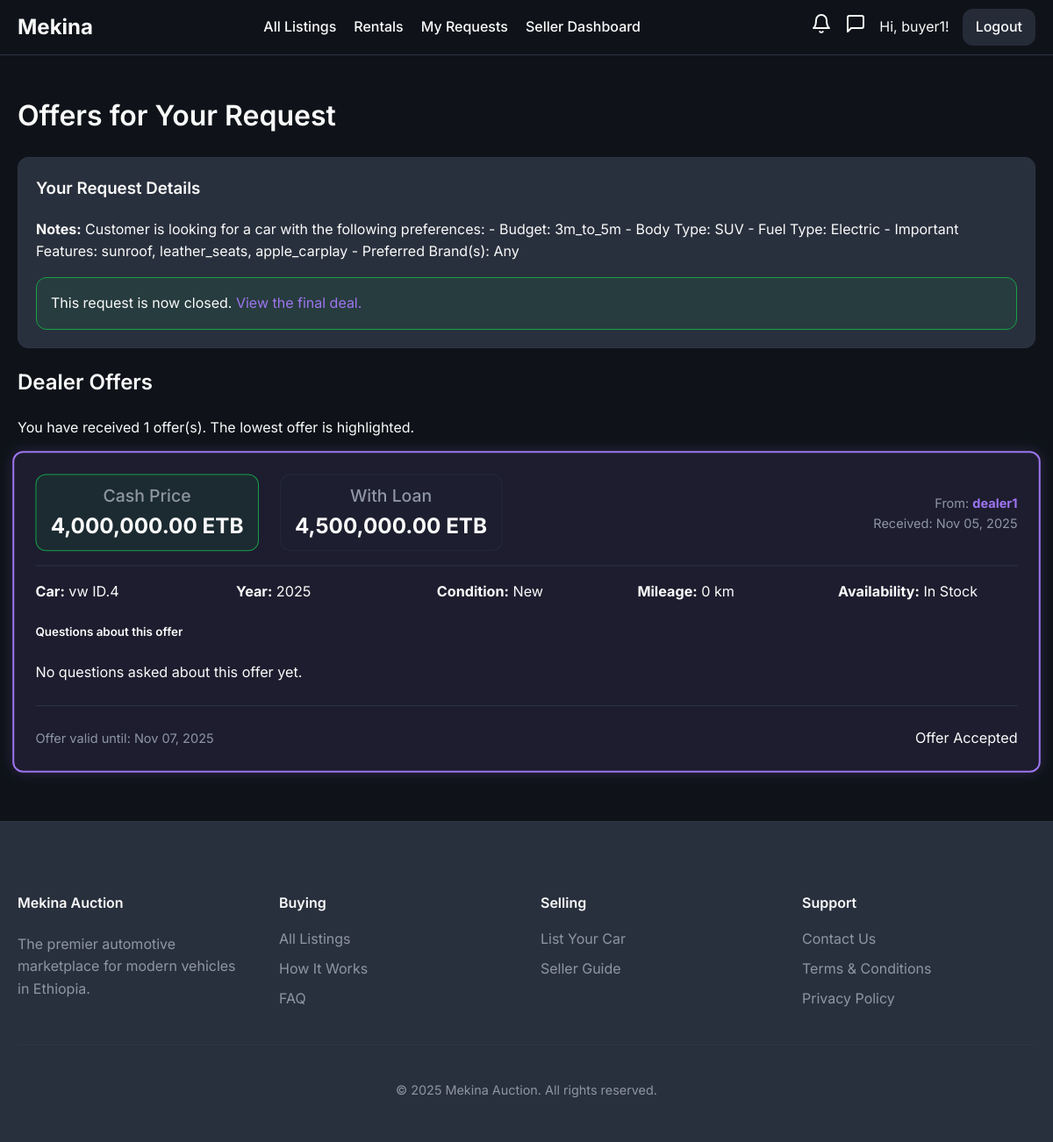
Screenshot of /requests/17?notification_id=82 (signed in) with the database file from the repository.
### models/user.py (models this page shows, shortened)
class User(UserMixin, db.Model):
    id = db.Column(db.Integer, primary_key=True)
    username = db.Column(db.String(64), index=True, unique=True, nullable=False)
    email = db.Column(db.String(120), index=True, unique=True, nullable=False)
    phone_number = db.Column(db.String(20), nullable=True)
    password_hash = db.Column(db.String(128))
    is_admin = db.Column(db.Boolean, default=False)
    is_dealer = db.Column(db.Boolean, default=False)
    is_rental_company = db.Column(db.Boolean, default=False)
    is_verified = db.Column(db.Boolean, default=False) # For verified dealers
    points = db.Column(db.Integer, nullable=False, default=5) # Points for dealers to bid
    cars = db.relationship('Car', backref='owner', lazy='dynamic')
    bids = db.relationship('Bid', backref='bidder', lazy='dynamic')
    dealer_bids = db.relationship('DealerBid', backref='dealer', lazy='dynamic')
    car_requests = db.relationship('CarRequest', backref='customer', lazy='dynamic')
    ratings_given = db.relationship('DealerRating', foreign_keys='DealerRating.buyer_id', back_populates='buyer', lazy='dynamic')
    ratings_received = db.relationship('DealerRating', foreign_keys='DealerRating.dealer_id', back_populates='dealer', lazy='dynamic')

### models/car_request.py (models this page shows)
class CarRequest(db.Model):
    __tablename__ = 'car_requests'
    id = db.Column(db.Integer, primary_key=True)
    make = db.Column(db.String(64), nullable=True)
    model = db.Column(db.String(64), nullable=True)
    min_year = db.Column(db.Integer, nullable=True)
    max_mileage = db.Column(db.Integer, nullable=True)
    notes = db.Column(db.Text, nullable=True)
    status = db.Column(db.String(20), default='active', nullable=False) # e.g., active, completed, expired
    created_at = db.Column(db.DateTime, default=datetime.utcnow)
    user_id = db.Column(db.Integer, db.ForeignKey('user.id'), nullable=False)
    dealer_bids = db.relationship('DealerBid', foreign_keys='DealerBid.request_id', backref='car_request', lazy='dynamic', cascade="all, delete-orphan")
    accepted_bid_id = db.Column(db.Integer, db.ForeignKey('dealer_bid.id', use_alter=True, name='fk_car_requests_accepted_bid_id'), nullable=True)
    accepted_bid = db.relationship('DealerBid', foreign_keys=[accepted_bid_id])

### models/dealer_bid.py (models this page shows, shortened)
class DealerBid(db.Model):
    id = db.Column(db.Integer, primary_key=True)
    price = db.Column(db.Float, nullable=False)
    price_with_loan = db.Column(db.Float, nullable=True)
    timestamp = db.Column(db.DateTime, index=True, default=datetime.utcnow)
    status = db.Column(db.String(20), nullable=False, default='pending') # e.g., pending, accepted, rejected
    make = db.Column(db.String(64), nullable=False)
    model = db.Column(db.String(64), nullable=False)
    availability = db.Column(db.String(50), nullable=False)
    car_year = db.Column(db.Integer, nullable=False)
    mileage = db.Column(db.Integer, nullable=False)
    condition = db.Column(db.String(50), nullable=False)
    extras = db.Column(db.Text, nullable=True)
    valid_until = db.Column(db.Date, nullable=False)
    message = db.Column(db.Text, nullable=True)
    dealer_id = db.Column(db.Integer, db.ForeignKey('user.id'), nullable=False)
    request_id = db.Column(db.Integer, db.ForeignKey('car_requests.id'), nullable=False)
    deal = db.relationship('Deal', backref='accepted_bid', uselist=False, foreign_keys='Deal.accepted_bid_id')

### routes/request.py (the view)
@request_bp.route('/<int:request_id>')
@login_required
@mark_notification_as_read
def request_detail(request_id):
    car_request = CarRequest.query.get_or_404(request_id)
    if car_request.user_id != current_user.id and not current_user.is_admin:
        abort(403)
    bids = car_request.dealer_bids.order_by(DealerBid.price.asc()).all()
    question_form = RequestQuestionForm()
    return render_template('request_detail.html', car_request=car_request, bids=bids, question_form=question_form)

### routes/main.py (called while the page is built)
def mark_notification_as_read(f):
    @wraps(f)
    def decorated_function(*args, **kwargs):
        notification_id = request.args.get('notification_id', type=int)
        if notification_id and current_user.is_authenticated:
            notification = Notification.query.filter_by(id=notification_id, user_id=current_user.id).first()
            if notification and not notification.is_read:
                notification.is_read = True
                db.session.commit()
        return f(*args, **kwargs)
    return decorated_function

### templates/request_detail.html (shortened to what this page needs)
{% extends "base.html" %}
{% from "_macros.html" import offer_card %}
{% block content %}
    <h1>Offers for Your Request</h1>
    <div class="question-context">
        <h3>Your Request Details</h3>
        <p><strong>Notes:</strong> {{ car_request.notes or 'None' }}</p>
        {% if car_request.status != 'active' and car_request.accepted_bid %}
            <div class="status-closed" style="margin-top: 1rem; padding: 1rem; background-color: hsl(var(--success)/0.1); border: 1px solid hsl(var(--success)); border-radius: var(--radius);">
                This request is now closed. <a href="{{ url_for('request.deal_summary', deal_id=car_request.accepted_bid.deal.id) }}">View the final deal.</a>
            </div>
        {% endif %}
    </div>
    <h2>Dealer Offers</h2>
    {% if bids %}
        <p>You have received {{ bids|length }} offer(s). The lowest offer is highlighted.</p>
        <div class="offer-table-wrapper">
            {% for bid in bids %}
                {{ offer_card(bid, car_request, question_form, is_lowest=loop.first) }}
            {% endfor %}
        </div>
    {% else %}
        <p>No dealers have placed an offer on your request yet. Please check back soon!</p>
    {% endif %}
{% endblock %}

### templates/base.html (shortened to what this page needs)
<!DOCTYPE html>
<html lang="en">
<head>
    <link rel="stylesheet" href="{{ url_for('static', filename='css/style.css', v=now.timestamp()) }}">
</head>
<body class="{% block body_class %}{% endblock %}">
    <nav>
        <a href="{{ url_for('main.home') }}" class="nav-brand">Mekina</a>
        <div class="nav-menu" id="nav-menu">
            <ul>
                {% if current_user.is_authenticated and current_user.is_admin %}
                    <li><a href="{{ url_for('admin.dashboard') }}" class="{{ 'active' if request.endpoint == 'admin.dashboard' }}">Dashboard</a></li>
                    <li><a href="{{ url_for('admin.rental_management') }}" class="{{ 'active' if request.endpoint == 'admin.rental_management' }}">Manage Rentals</a></li>
                    <li><a href="{{ url_for('admin.dealer_management') }}" class="{{ 'active' if request.endpoint == 'admin.dealer_management' }}">Manage Dealers</a></li>
                    <li><a href="{{ url_for('admin.user_management') }}" class="{{ 'active' if request.endpoint == 'admin.user_management' }}">Users</a></li>
                    <li><a href="{{ url_for('auctions.list_auctions') }}" class="{{ 'active' if request.endpoint == 'auctions.list_auctions' }}">Manage Listings</a></li>
                {% elif current_user.is_authenticated and current_user.is_rental_company %}
                    <li><a href="{{ url_for('rentals.dashboard') }}" class="{{ 'active' if request.endpoint == 'rentals.dashboard' }}">Rental Dashboard</a></li>
                {% elif current_user.is_authenticated and current_user.is_dealer %}
                    <li><a href="{{ url_for('main.all_listings') }}" class="{{ 'active' if request.endpoint == 'main.all_listings' }}">All Listings</a></li>
                    <li><a href="{{ url_for('dealer.dashboard') }}" class="{{ 'active' if request.endpoint == 'dealer.dashboard' }}">Dealer Dashboard</a></li>
                {% elif current_user.is_authenticated %}
                    <li><a href="{{ url_for('main.all_listings') }}" class="{{ 'active' if request.endpoint == 'main.all_listings' }}">All Listings</a></li>
                    <li><a href="{{ url_for('rentals.list_rentals') }}" class="{{ 'active' if request.endpoint == 'rentals.list_rentals' }}">Rentals</a></li>
                    <li><a href="{{ url_for('request.my_requests') }}" class="{{ 'active' if request.endpoint == 'request.my_requests' }}">My Requests</a></li>
                    <li><a href="{{ url_for('seller.dashboard') }}" class="{{ 'active' if request.endpoint == 'seller.dashboard' }}">Seller Dashboard</a></li>
                {% endif %}
            </ul>
            <div class="nav-right">
                {% if current_user.is_authenticated %}
                    <a href="{{ url_for('main.notifications') }}" class="desktop-icon-link notification-bell-link {% if request.endpoint == 'main.notifications' %}active{% endif %}">
                    </a>
                    {% if current_user.is_dealer %}
                        <a href="{{ url_for('dealer.list_messages') }}" class="desktop-icon-link {% if 'dealer.list_messages' in request.endpoint or 'dealer.view_conversation' in request.endpoint %}active{% endif %}">
                            <svg xmlns="http://www.w3.org/2000/svg" width="24" height="24" viewBox="0 0 24 24" fill="none" stroke="currentColor" stroke-width="2" stroke-linecap="round" stroke-linejoin="round" class="feather feather-message-square"><path d="M21 15a2 2 0 0 1-2 2H7l-4 4V5a2 2 0 0 1 2-2h14a2 2 0 0 1 2 2z"></path></svg>
                            <span class="notification-badge message-badge" style="display: {% if unread_messages_count > 0 %}inline-block{% else %}none{% endif %};">{{ unread_messages_count }}</span>
                        </a>
                    {% else %}
                        <a href="{{ url_for('main.my_messages') }}" class="desktop-icon-link {% if 'main.my_messages' in request.endpoint or 'main.view_buyer_conversation' in request.endpoint %}active{% endif %}">
                            <svg xmlns="http://www.w3.org/2000/svg" width="24" height="24" viewBox="0 0 24 24" fill="none" stroke="currentColor" stroke-width="2" stroke-linecap="round" stroke-linejoin="round" class="feather feather-message-square"><path d="M21 15a2 2 0 0 1-2 2H7l-4 4V5a2 2 0 0 1 2-2h14a2 2 0 0 1 2 2z"></path></svg>
                        </a>
                    {% endif %}
                    <span class="desktop-username">Hi, {{ current_user.username }}!</span>
                    <a href="{{ url_for('auth.logout') }}" class="nav-button">Logout</a>
                {% else %}
                    <a href="{{ url_for('auth.login') }}" class="nav-button">Login</a>
                    <a href="{{ url_for('auth.register') }}" class="nav-button">Register</a>
                {% endif %}
            </div>
        </div>
    </nav>
    {% block main_content %}
        <main class="container">
            {% block content %}{% endblock %}
        </main>
    {% endblock %}
    <footer class="site-footer">
        <div class="container">
            <div class="footer-content-grid">
                <div class="footer-brand">
                    <h4>Mekina Auction</h4>
                    <p>
                        The premier automotive marketplace for modern vehicles in Ethiopia.
                    </p>
                </div>
                <div class="footer-links">
                    <h4>Buying</h4>
                    <ul>
                        <li><a href="{{ url_for('main.all_listings') }}">All Listings</a></li>
                        <li><a href="{{ url_for('main.how_it_works') }}">How It Works</a></li>
                        <li><a href="#">FAQ</a></li>
                    </ul>
                </div>
                <div class="footer-links">
                    <h4>Selling</h4>
                    <ul>
                        <li><a href="{{ url_for('seller.submit_car') }}">List Your Car</a></li>
                        <li><a href="#">Seller Guide</a></li>
                    </ul>
                </div>
                <div class="footer-links">
                    <h4>Support</h4>
                    <ul>
                        <li><a href="#">Contact Us</a></li>
                        <li><a href="#">Terms & Conditions</a></li>
                        <li><a href="#">Privacy Policy</a></li>
                    </ul>
                </div>
            </div>
            <div class="footer-bottom">
                <p>&copy; {{ now.year }} Mekina Auction. All rights reserved.</p>
            </div>
        </div>
    </footer>
</body>
</html>

### templates/_macros.html (shortened to what this page needs)
{% macro offer_card(bid, car_request, question_form, is_lowest=false) %}
<div class="offer-card {% if is_lowest %}lowest-bid-highlight{% endif %}">
    <div class="offer-header">
        <div class="offer-price-options">
            <div class="offer-price cash">
                <span>Cash Price</span>
                {{ '{:,.2f}'.format(bid.price) }} ETB
            </div>
            {% if bid.price_with_loan %}
            <div class="offer-price loan">
                <span>With Loan</span>
                {{ '{:,.2f}'.format(bid.price_with_loan) }} ETB
            </div>
            {% endif %}
        </div>
        <div class="offer-meta">
            <span>From: <strong><a href="{{ url_for('dealer.profile', dealer_id=bid.dealer.id) }}">{{ bid.dealer.username }}</a></strong></span>
            <span>Received: {{ bid.timestamp.strftime('%b %d, %Y') }}</span>
        </div>
    </div>
    <div class="offer-details-grid">
        <div><strong>Car:</strong> {{ bid.make }} {{ bid.model }}</div>
        <div><strong>Year:</strong> {{ bid.car_year }}</div>
        <div><strong>Condition:</strong> {{ bid.condition }}</div>
        <div><strong>Mileage:</strong> {{ '{:,}'.format(bid.mileage) }} km</div>
        <div><strong>Availability:</strong> {{ bid.availability }}</div>
    </div>
    <div class="offer-qna-section" id="qna-for-bid-{{ bid.id }}">
        <h5>Questions about this offer</h5>
        {% if bid.questions.all() %}
            {% for q in bid.questions %}
            <div class="qna-item">
                <p class="question"><strong>Q:</strong> {{ q.question_text }} <span class="meta"> (from you, {{ q.timestamp.strftime('%b %d') }})</span></p>
                {% if q.answer_text %}
                <p class="answer"><strong>A:</strong> {{ q.answer_text }} <span class="meta">(from dealer, {{ q.answer_timestamp.strftime('%b %d') }})</span></p>
                {% else %}
                <p class="answer-pending"><em>Awaiting dealer response...</em></p>
                {% endif %}
            </div>
            {% endfor %}
        {% else %}
            <p class="no-questions-yet">No questions asked about this offer yet.</p>
        {% endif %}
    </div>
    <div class="offer-footer">
        <span class="valid-until">Offer valid until: {{ bid.valid_until.strftime('%b %d, %Y') }}</span>
        {% if car_request.status == 'active' %}
        <form action="{{ url_for('request.accept_offer', bid_id=bid.id) }}" method="POST" class="accept-offer-form" onsubmit="return confirm('Are you sure you want to accept this offer? This will close the request to other offers.');">
            <div class="accept-options">
                <label class="accept-radio">
                    <input type="radio" name="payment_method" value="cash" checked>
                    Accept Cash Price
                </label>
                {% if bid.price_with_loan %}
                <label class="accept-radio">
                    <input type="radio" name="payment_method" value="loan">
                    Accept Loan Price
                </label>
                {% endif %}
            </div>
            <button type="submit" class="btn approve">Accept This Offer</button>
        </form>
        {% elif bid.status == 'accepted' %}
            <span class="status-approved">Offer Accepted</span>
        {% endif %}
    </div>
</div>
{% endmacro %}

### rows the page displays
User: username "buyer1"
CarRequest: notes "Customer is looking for a car with the following preferences: - Budget: 3m_to_5m - Body Type: SUV - Fuel Type: Electric - Important Features: sunroof, leather_seats, apple_carplay - Preferred Brand(s): Any"
DealerBid: price "4,000,000.00", price_with_loan "4,500,000.00", dealer.username "dealer1", timestamp "Nov 05, 2025", make "vw", model "ID.4", car_year "2025", condition "New", mileage "0", availability "In Stock", valid_until "Nov 07, 2025", status "Offer Accepted"

### other values shown
{{ bids|length }} "1"
